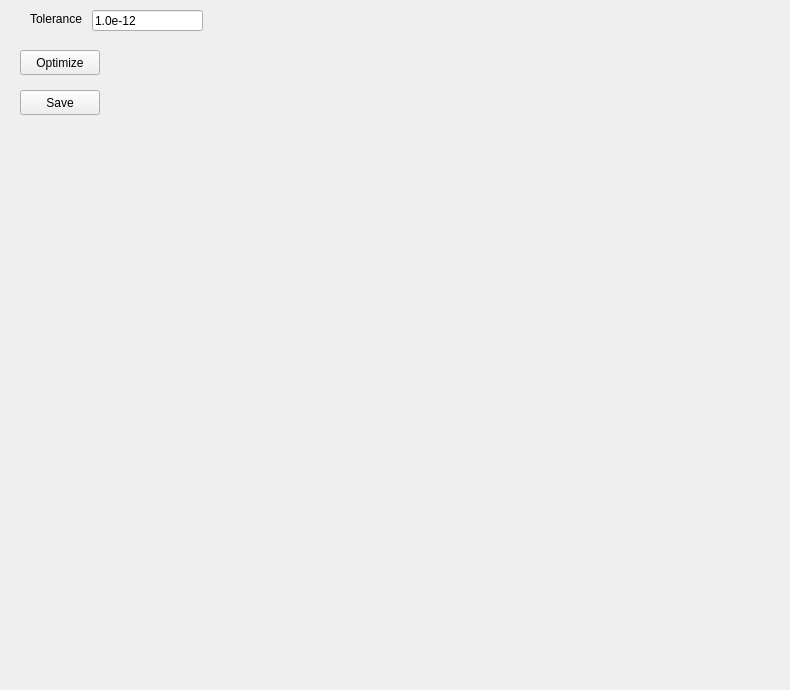
    <widget class="QWidget" name="Optimize">
     <attribute name="title">
      <string>2 - Optimize</string>
     </attribute>
     <widget class="QPushButton" name="WD_button_save_optimize">
      <property name="geometry">
       <rect>
        <x>20</x>
        <y>90</y>
        <width>80</width>
        <height>25</height>
       </rect>
      </property>
      <property name="text">
       <string>Save</string>
      </property>
     </widget>
     <widget class="QPushButton" name="WD_button_optimize">
      <property name="geometry">
       <rect>
        <x>20</x>
        <y>50</y>
        <width>80</width>
        <height>25</height>
       </rect>
      </property>
      <property name="text">
       <string>Optimize</string>
      </property>
     </widget>
     <widget class="QLineEdit" name="WD_opt_lineedit_tol">
      <property name="geometry">
       <rect>
        <x>92</x>
        <y>10</y>
        <width>111</width>
        <height>21</height>
       </rect>
      </property>
      <property name="text">
       <string>1.0e-12</string>
      </property>
     </widget>
     <widget class="QLabel" name="WD_opt_label_tol">
      <property name="geometry">
       <rect>
        <x>30</x>
        <y>10</y>
        <width>54</width>
        <height>17</height>
       </rect>
      </property>
      <property name="text">
       <string>Tolerance</string>
      </property>
     </widget>
     <widget class="PlotWidget" name="plotWidget" native="true">
      <property name="geometry">
       <rect>
        <x>20</x>
        <y>130</y>
        <width>761</width>
        <height>551</height>
       </rect>
      </property>
     </widget>
    </widget>
